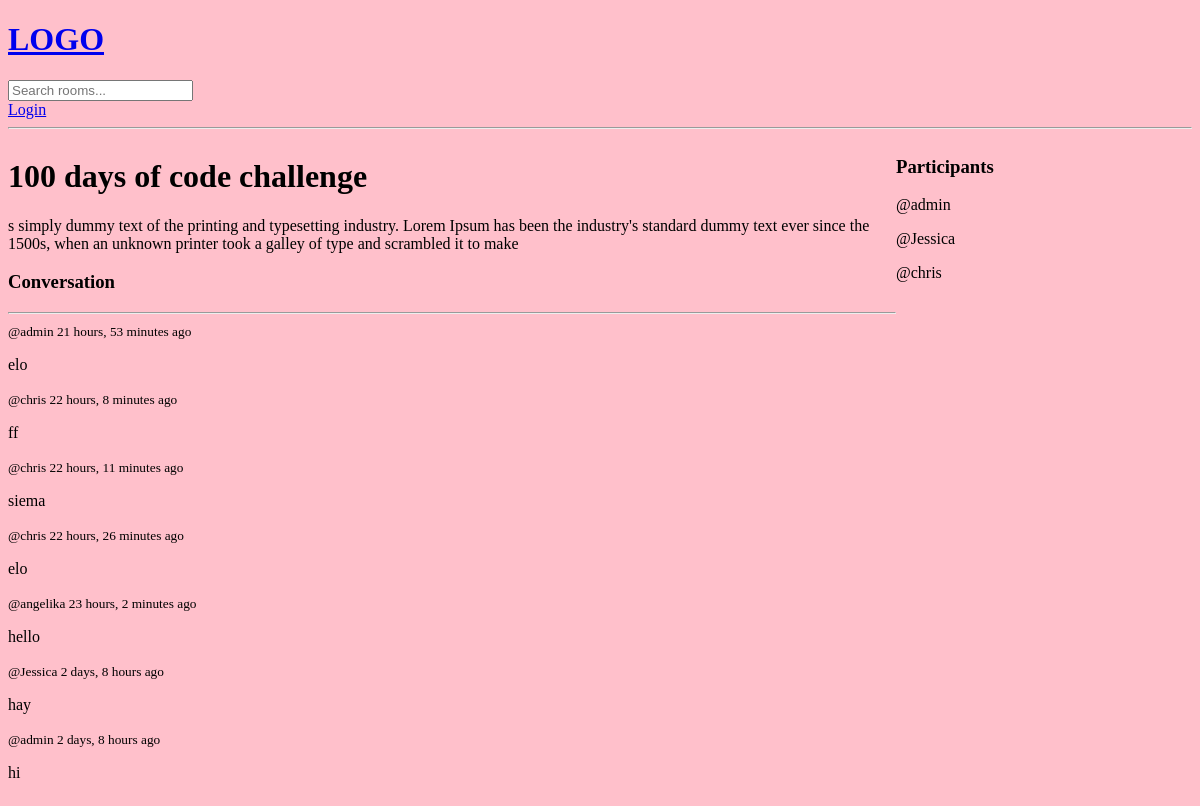
Page /room/2 on the earlier database version.
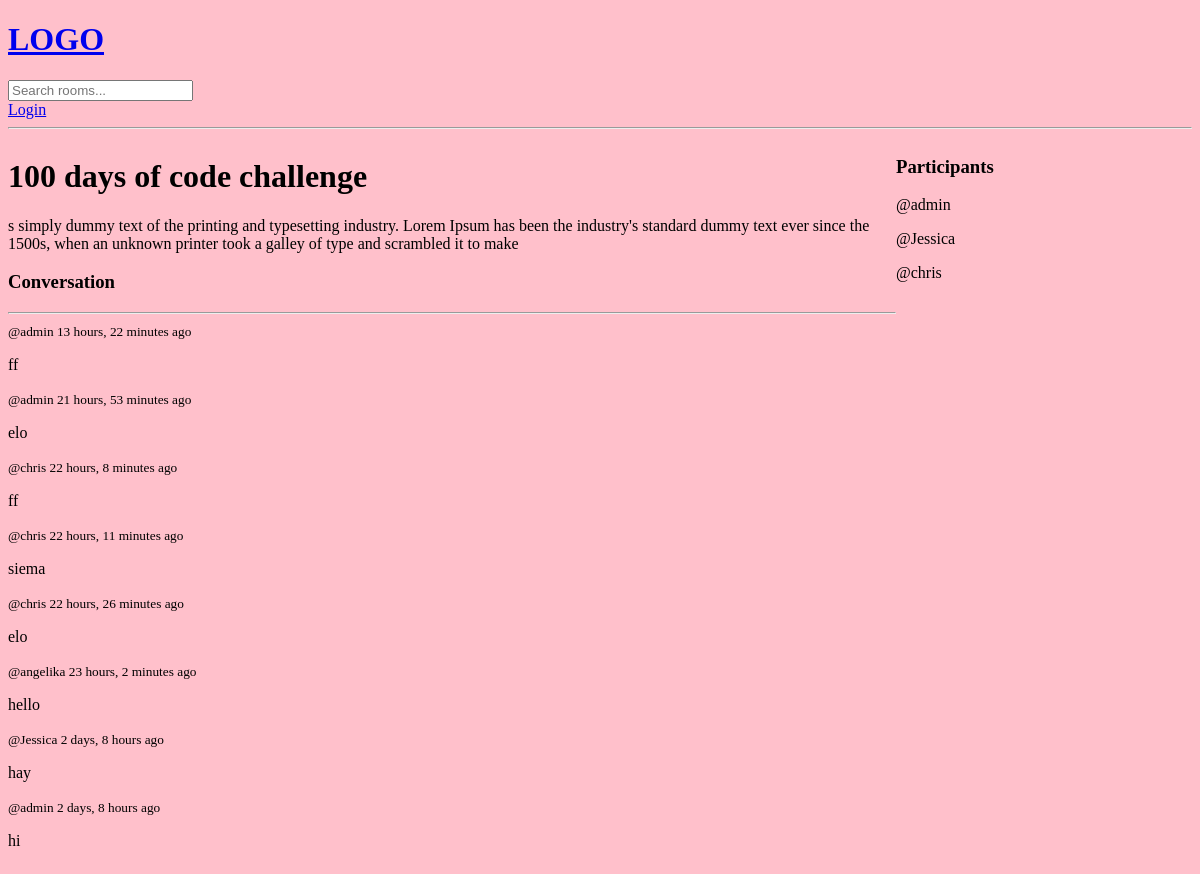
Same page on the later database version.
### MovieRecommender/models.py (models this page shows, shortened)
class Message(models.Model):
    user = models.ForeignKey(User, on_delete=models.CASCADE)
    room = models.ForeignKey(Room, on_delete=models.CASCADE)
    body = models.TextField()
    updated = models.DateTimeField(auto_now=True)
    created = models.DateTimeField(auto_now_add=True)
    class Meta:
        ordering = ['-updated', '-created']

### MovieRecommender/views.py (the view, shortened to what this page needs)
# urls.py: path('room/<str:pk>', views.room, name='room'),
def room(request, pk):
    room = Room.objects.get(id=pk)
    room_messages = room.message_set.all().order_by('-created')
    participants = room.participants.all()
    context = {'room': room, 'room_messages': room_messages, 'participants': participants}
    return render(request, 'MovieRecommender/room.html', context)

### MovieRecommender/templates/MovieRecommender/room.html (shortened to what this page needs)
{%  extends 'main.html' %}
{% block content %}
    <div class ="room-container">
        <div>
            <h1>{{ room.name }}</h1>
            <p>{{ room.description }}</p>
            <div class="comment-wrapper">
                <h3>Conversation</h3>
                <hr>
                {% for message in room_messages %}
                    <div>
                    <small>@{{ message.user }} {{ message.created | timesince }} ago </small>
                    <p>{{ message.body }}</p>
                    </div>
                {% endfor %}
            </div>
        </div>
        <div>
            <h3>Participants</h3>
            {% for user in participants %}
                <div>
                <p>@{{ user.username }}</p>
                </div>
            {% endfor %}
        </div>
    </div>
{%  endblock content %}

Differences in the rows shown:
added Message: user "admin", created "13 hours, 22 minutes", body "ff"
